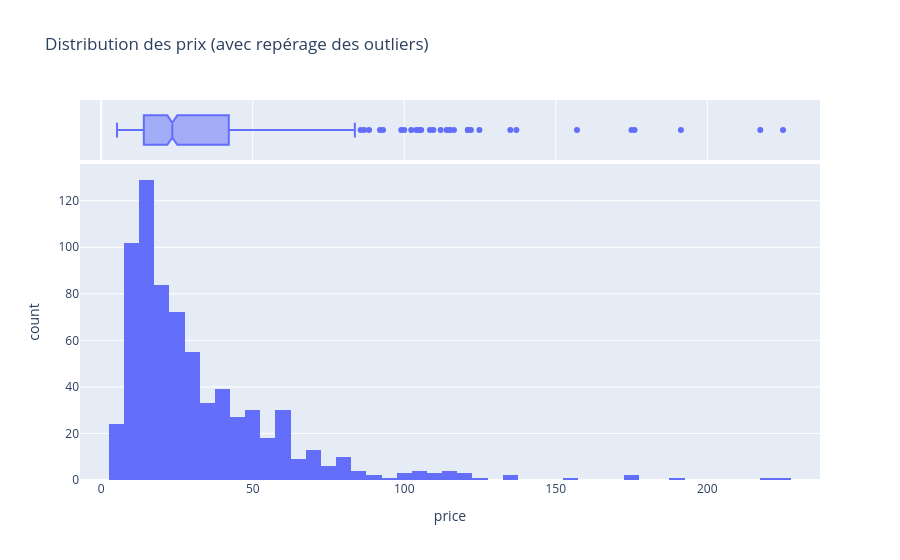

Source (notebook cell):
### Markdown cell above
Prompt A : Dans ce notebook, la distribution des prix est visualisée uniquement avec un boxplot (pandas puis plotly, en double). Propose une visualisation plotly express qui montre à la fois la distribution complète des prix et les valeurs aberrantes.

### Code cell
fig = px.histogram(df_merge_web_clean, x='price', marginal='box', 
                    title="Distribution des prix (avec repérage des outliers)")
fig.show()

### Figure 1 — Plotly figure (JSON) as saved in the notebook; plotly's stock layout.template omitted (floating-point values rounded to 4 significant figures; data arrays with more than 128 entries replaced by an {"elided": "..."} marker saying what was removed)
{"data": [{"bingroup": "x", "hovertemplate": "price=%{x}<br>count=%{y}<extra></extra>", "legendgroup": "", "marker": {"color": "#636efa", "pattern": {"shape": ""}}, "name": "", "orientation": "v", "showlegend": false, "type": "histogram", "x": {"elided": "714 float values"}, "xaxis": "x", "yaxis": "y"}, {"hovertemplate": "price=%{x}<extra></extra>", "legendgroup": "", "marker": {"color": "#636efa"}, "name": "", "notched": true, "showlegend": false, "type": "box", "x": {"elided": "714 float values"}, "xaxis": "x2", "yaxis": "y2"}], "layout": {"barmode": "relative", "legend": {"tracegroupgap": 0}, "title": {"text": "Distribution des prix (avec repérage des outliers)"}, "xaxis": {"anchor": "y", "domain": [0, 1], "title": {"text": "price"}}, "xaxis2": {"anchor": "y2", "domain": [0, 1], "matches": "x", "showgrid": true, "showticklabels": false}, "yaxis": {"anchor": "x", "domain": [0, 0.8316], "title": {"text": "count"}}, "yaxis2": {"anchor": "x2", "domain": [0.8416, 1], "matches": "y2", "showgrid": false, "showline": false, "showticklabels": false, "ticks": ""}}}
